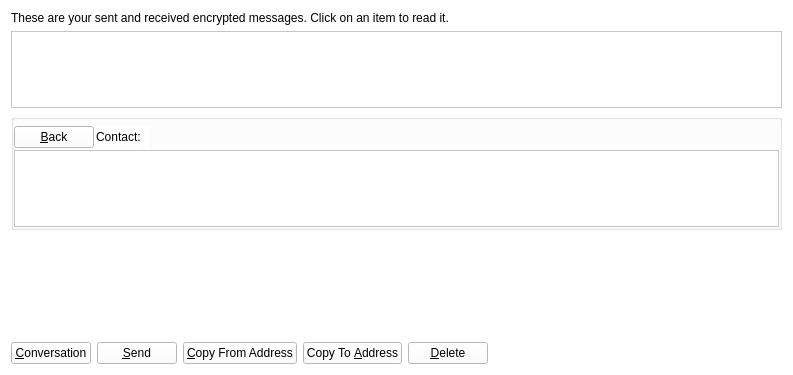
<?xml version="1.0" encoding="UTF-8"?>
<ui version="4.0">
 <class>MessagePage</class>
 <widget class="QWidget" name="MessagePage">
  <property name="geometry">
   <rect>
    <x>0</x>
    <y>0</y>
    <width>793</width>
    <height>375</height>
   </rect>
  </property>
  <property name="windowTitle">
   <string>Address Book</string>
  </property>
  <property name="styleSheet">
   <string notr="true">background-color: rgb(255, 255, 255);</string>
  </property>
  <layout class="QVBoxLayout" name="verticalLayout_2">
   <item>
    <widget class="QLabel" name="labelExplanation">
     <property name="text">
      <string>These are your sent and received encrypted messages. Click on an item to read it.</string>
     </property>
     <property name="textFormat">
      <enum>Qt::PlainText</enum>
     </property>
     <property name="wordWrap">
      <bool>true</bool>
     </property>
    </widget>
   </item>
   <item>
    <widget class="QTableView" name="tableView">
     <property name="contextMenuPolicy">
      <enum>Qt::CustomContextMenu</enum>
     </property>
     <property name="toolTip">
      <string>Click on a message to view it</string>
     </property>
     <property name="tabKeyNavigation">
      <bool>false</bool>
     </property>
     <property name="alternatingRowColors">
      <bool>true</bool>
     </property>
     <property name="selectionMode">
      <enum>QAbstractItemView::SingleSelection</enum>
     </property>
     <property name="selectionBehavior">
      <enum>QAbstractItemView::SelectRows</enum>
     </property>
     <property name="sortingEnabled">
      <bool>true</bool>
     </property>
     <attribute name="verticalHeaderVisible">
      <bool>false</bool>
     </attribute>
    </widget>
   </item>
   <item>
    <layout class="QVBoxLayout" name="verticalLayout">
     <item>
      <widget class="QGroupBox" name="messageDetails">
       <property name="title">
        <string/>
       </property>
       <layout class="QVBoxLayout" name="verticalLayout_4">
        <property name="spacing">
         <number>2</number>
        </property>
        <property name="leftMargin">
         <number>0</number>
        </property>
        <property name="topMargin">
         <number>6</number>
        </property>
        <property name="rightMargin">
         <number>0</number>
        </property>
        <property name="bottomMargin">
         <number>0</number>
        </property>
        <item>
         <layout class="QHBoxLayout" name="horizontalLayout_3">
          <item>
           <widget class="QPushButton" name="backButton">
            <property name="text">
             <string>&amp;Back</string>
            </property>
            <property name="icon">
             <iconset resource="../bitcoin.qrc">
              <normaloff>:/icons/quit</normaloff>:/icons/quit</iconset>
            </property>
           </widget>
          </item>
          <item>
           <widget class="QLabel" name="labelContact">
            <property name="text">
             <string>Contact:</string>
            </property>
           </widget>
          </item>
          <item>
           <widget class="QLabel" name="contactLabel">
            <property name="text">
             <string/>
            </property>
           </widget>
          </item>
          <item>
           <spacer name="horizontalSpacer_3">
            <property name="orientation">
             <enum>Qt::Horizontal</enum>
            </property>
            <property name="sizeHint" stdset="0">
             <size>
              <width>40</width>
              <height>20</height>
             </size>
            </property>
           </spacer>
          </item>
         </layout>
        </item>
        <item>
         <widget class="QListView" name="listConversation"/>
        </item>
        <item>
         <layout class="QVBoxLayout" name="verticalLayout_3"/>
        </item>
       </layout>
      </widget>
     </item>
     <item>
      <widget class="MRichTextEdit" name="messageEdit" native="true">
       <property name="minimumSize">
        <size>
         <width>0</width>
         <height>100</height>
        </size>
       </property>
      </widget>
     </item>
     <item>
      <layout class="QHBoxLayout" name="horizontalLayout">
       <item>
        <widget class="QPushButton" name="newButton">
         <property name="text">
          <string>&amp;Conversation</string>
         </property>
         <property name="icon">
          <iconset resource="../bitcoin.qrc">
           <normaloff>:/icons/add</normaloff>:/icons/add</iconset>
         </property>
        </widget>
       </item>
       <item>
        <widget class="QPushButton" name="sendButton">
         <property name="toolTip">
          <string>Sign a message to prove you own an PutinCoin address</string>
         </property>
         <property name="text">
          <string>&amp;Send</string>
         </property>
         <property name="icon">
          <iconset resource="../bitcoin.qrc">
           <normaloff>:/icons/send</normaloff>:/icons/send</iconset>
         </property>
        </widget>
       </item>
       <item>
        <widget class="QPushButton" name="copyFromAddressButton">
         <property name="toolTip">
          <string>Copy the currently selected address to the system clipboard</string>
         </property>
         <property name="text">
          <string>&amp;Copy From Address</string>
         </property>
         <property name="icon">
          <iconset resource="../bitcoin.qrc">
           <normaloff>:/icons/editcopy</normaloff>:/icons/editcopy</iconset>
         </property>
        </widget>
       </item>
       <item>
        <widget class="QPushButton" name="copyToAddressButton">
         <property name="toolTip">
          <string>Copy the currently selected address to the system clipboard</string>
         </property>
         <property name="text">
          <string>Copy To &amp;Address</string>
         </property>
         <property name="icon">
          <iconset resource="../bitcoin.qrc">
           <normaloff>:/icons/editcopy</normaloff>:/icons/editcopy</iconset>
         </property>
        </widget>
       </item>
       <item>
        <widget class="QPushButton" name="deleteButton">
         <property name="toolTip">
          <string>Delete the currently selected address from the list</string>
         </property>
         <property name="text">
          <string>&amp;Delete</string>
         </property>
         <property name="icon">
          <iconset resource="../bitcoin.qrc">
           <normaloff>:/icons/remove</normaloff>:/icons/remove</iconset>
         </property>
        </widget>
       </item>
       <item>
        <spacer name="horizontalSpacer">
         <property name="orientation">
          <enum>Qt::Horizontal</enum>
         </property>
         <property name="sizeHint" stdset="0">
          <size>
           <width>40</width>
           <height>20</height>
          </size>
         </property>
        </spacer>
       </item>
      </layout>
     </item>
    </layout>
   </item>
  </layout>
 </widget>
 <customwidgets>
  <customwidget>
   <class>MRichTextEdit</class>
   <extends>QWidget</extends>
   <header>mrichtextedit.h</header>
   <container>1</container>
  </customwidget>
 </customwidgets>
 <resources>
  <include location="../bitcoin.qrc"/>
 </resources>
 <connections/>
</ui>
